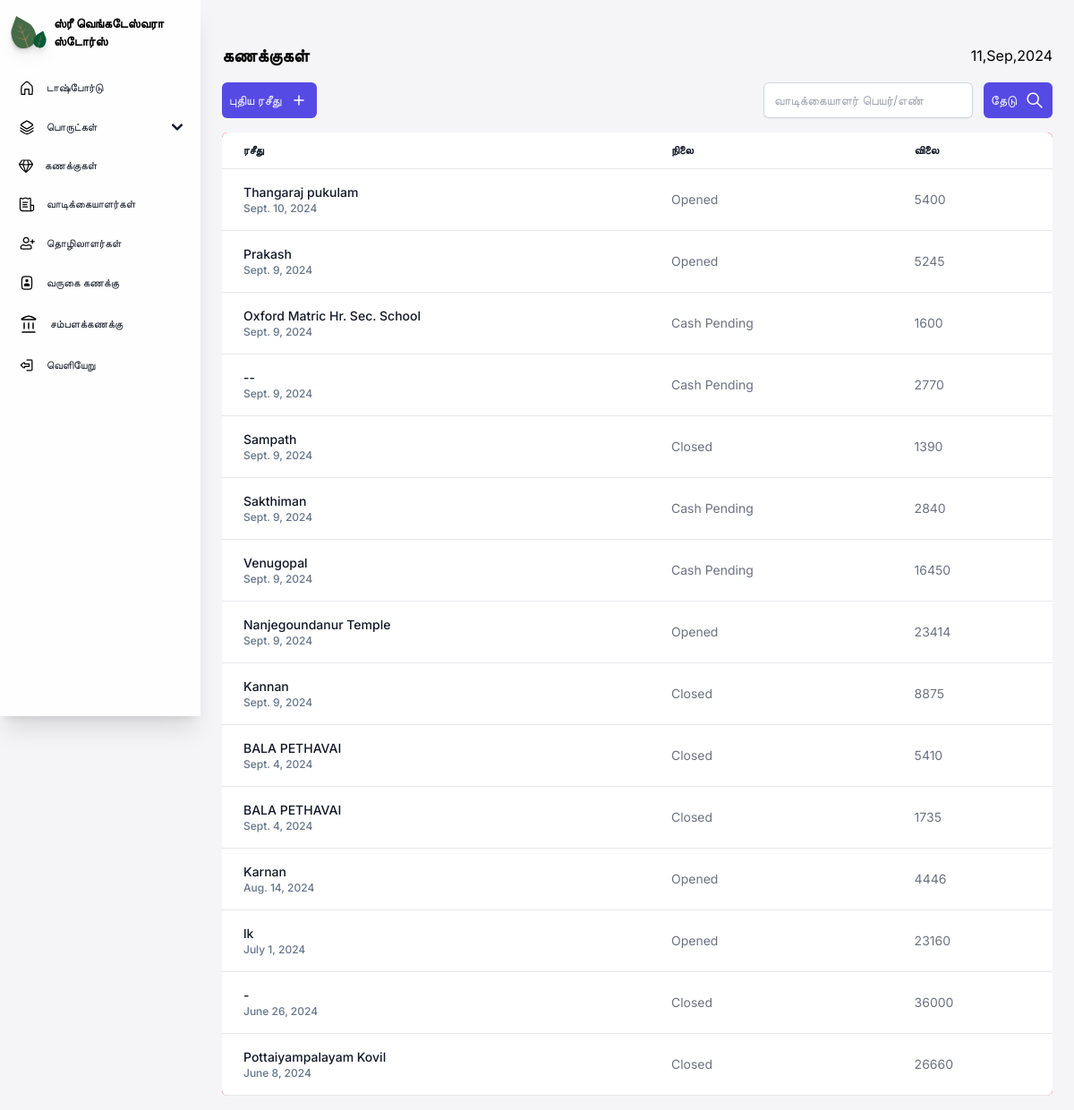
Page /bills/ on the committed database.
### core/models.py (models this page shows, shortened)
class bill(models.Model):
    client = models.ForeignKey(client, on_delete=models.CASCADE, blank=True)
    billdate = models.DateField(auto_now_add=True, blank=True)
    billstatus = models.CharField(max_length=15,blank=True) #Bill closed/opened/arbitrary
    products = models.JSONField(blank=True) #Will hold product name/quantiy and bill pricing details(discount/grandtotal/subtotal)
    grandtotal = models.CharField(max_length=10,blank=True)

class client(models.Model):
    clientname = models.CharField(max_length=50)
    contactnumber = models.CharField(max_length=20, blank=True)
    address = models.TextField(blank=True)
    def __str__(self):
        return self.clientname

### core/views.py (the view, shortened to what this page needs)
# urls.py: path('bills/', cvs.bills),
def bills(request):
    bill_ = bill.objects.all()
    _bill = reversed(bill_)
    context = {'bills':_bill}
    return render(request, "core/bills.html", context)

### core/templates/core/bills.html (shortened to what this page needs)
{% load static %}
{% load static tailwind_tags%}
<!DOCTYPE html>
<html lang="en">
<head>
    <link href="https://cdnjs.cloudflare.com/ajax/libs/flowbite/2.3.0/flowbite.min.css" rel="stylesheet" />
    {% tailwind_css %}
</head>
<body class="font-inter bg-[#F5F5F7] max-w-full h-[100%]">
<section class="sm:ml-56 px-6 pb-4 max-w-full min-h-[100%]">
    <div class="relative">
    {% include 'core/navigation.html' %}
    </div>
    <div class="flex justify-between w-full items-center sm:mt-12 mt-6">
        <div>
            <p class="font-inter font-semibold text-xl">கணக்குகள்</p>
        </div>
        <div class="items-center gap-4 hidden sm:flex">
            <p class="date"></p>
        </div>
    </div>
    <main class="mt-4 min-w-full h-full">
    <div class="flex justify-between mt-2 items-center gap-2 flex-wrap">
    <div class="flex gap-2">
        <a href="/newbill">
        <button class="px-2 py-2 bg-[#564AE4] flex items-center rounded-md gap-2 text-slate-50 text-sm">
            புதிய ரசீது
            <img src="{% static  'images/Plus.svg' %}" alt="plus">
        </button>
        </a>
    </div>
    <form method="POST">
        <div class="searchbar w-full flex gap-3 sm:flex-wrap">
                <input list="clients" id="customer" name="searchparam" autocomplete="off" type="text" required placeholder="வாடிக்கையாளர் பெயர்/எண்" class="block rounded-md border-0 py-1.5 text-gray-900 shadow-sm ring-1 ring-inset ring-gray-300 placeholder:text-gray-400 focus:ring-2 focus:ring-inset focus:ring-indigo-600 sm:text-sm sm:leading-6 customername">
                <button class="px-2 py-2 bg-[#564AE4] flex items-center rounded-md gap-2 text-slate-50 text-sm">
                    தேடு
                    <img src="{% static  'images/Search.svg' %}" alt="plus">
                </button>
        </div>
    </form>
    </div>
    {% if bills == None %}
        <p class="text-xl mt-4">No Results Found!</p>
    {% else %}
        <div class="relative max-w-[100%] min-h-full overflow-x-scroll mt-4 rounded-md bg-red-500">
            <table class="text-sm text-left min-h-full text-gray-500 bg-white dark:text-gray-400 rounded-md shadow-md overflow-x-auto w-full">
                <thead class="border-b text-xs text-gray-900 uppercase dark:text-gray-400">
                    <tr>
                        <th scope="col" class="px-6 py-3">
                            ரசீது
                        </th>
                        <th scope="col" class="px-6 py-3">
                            நிலை
                        </th>
                        <th scope="col" class="px-6 py-3">
                            விலை
                        </th>
                    </tr>
                </thead>
                <tbody>
                    {% for bill in bills %}
                    <tr class="border-b hover:shadow-md">
                        <th scope="row" class="px-6 py-4 font-medium text-gray-900 whitespace-nowrap hover:underline">
                            <a href="{% url 'bill' bill.id%}">
                                <p>{{bill.client}}</p>
                                <p class="text-xs text-slate-500">{{bill.billdate}}</p>
                            </a>
                        </th>
                        <td class="px-6 py-4">
                            {% if bill.billstatus == 'arbitrary' %}
                                Cash Pending
                            {% elif bill.billstatus == 'opened' %}
                                Opened
                            {% else %}
                                Closed
                            {% endif %}
                        </td>
                        <td class="px-6 py-4">
                            {{bill.grandtotal}}
                        </td>
                    </tr>
                    {% endfor %}
                </tbody>
            </table>
        </div>
    {% endif %}
    </main>
</section>
</body>
</html>

### rows in the picture
bill: client "Thangaraj pukulam", billdate "Sept. 10, 2024", billstatus "Opened", grandtotal "5400"
bill: client "Prakash", billdate "Sept. 9, 2024", billstatus "Opened", grandtotal "5245"
bill: client "Oxford Matric Hr. Sec. School", billdate "Sept. 9, 2024", billstatus "Cash Pending", grandtotal "1600"
bill: client "--", billdate "Sept. 9, 2024", billstatus "Cash Pending", grandtotal "2770"
bill: client "Sampath", billdate "Sept. 9, 2024", billstatus "Closed", grandtotal "1390"
bill: client "Sakthiman", billdate "Sept. 9, 2024", billstatus "Cash Pending", grandtotal "2840"
bill: client "Venugopal", billdate "Sept. 9, 2024", billstatus "Cash Pending", grandtotal "16450"
bill: client "Nanjegoundanur Temple", billdate "Sept. 9, 2024", billstatus "Opened", grandtotal "23414"
bill: client "Kannan", billdate "Sept. 9, 2024", billstatus "Closed", grandtotal "8875"
bill: client "BALA PETHAVAI", billdate "Sept. 4, 2024", billstatus "Closed", grandtotal "5410"
bill: client "BALA PETHAVAI", billdate "Sept. 4, 2024", billstatus "Closed", grandtotal "1735"
bill: client "Karnan", billdate "Aug. 14, 2024", billstatus "Opened", grandtotal "4446"
bill: client "lk", billdate "July 1, 2024", billstatus "Opened", grandtotal "23160"
bill: client "-", billdate "June 26, 2024", billstatus "Closed", grandtotal "36000"
bill: client "Pottaiyampalayam Kovil", billdate "June 8, 2024", billstatus "Closed", grandtotal "26660"
